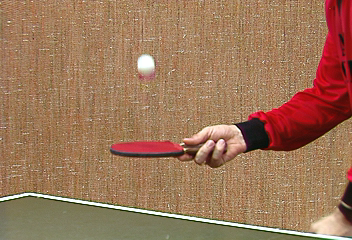
%> input picture TennisSet1/stennis.0.ppm, 352 x 240 px
$ octave firstImage.m   (GNU Octave 9; MATLAB toolbox functions it lacks are replaced by stand-ins)
%> lines starting %> are read from the running program, lines starting %| are printed output that depends on the picture
% tic toc
im0 = imread('TennisSet1/stennis.0.ppm');
%> im0 is the input picture: size 240x352x3 uint8; mean R, G, B 157.1, 117.7, 88.8

% Converts the coloured RGB image to a grayscale image using the function
% 0.2989R + 0.5870G + 0.1140B
i0 = rgb2gray(im0);
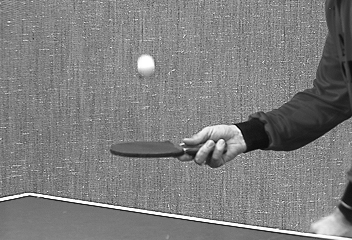
%> i0: size 240x352 uint8; min 0, max 255, mean 126.2

% Converts the image to a matrix of doubles and stores it to the mat0 variable
mat0 = im2double(i0);

 % Applies a median filter to reduce the noise
noiseI0 = medfilt2(i0);
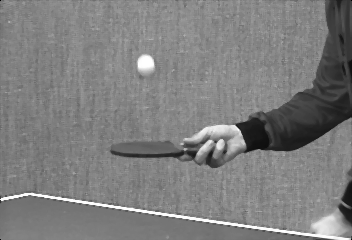
%> noiseI0: size 240x352 uint8; min 0, max 255, mean 126.1

% % SOLUTION 1
% % Convert the grayscale image to a binary image using Sobel
% sobelI0 = edge(noiseI0,'sobel');
% imshow(sobelI0);

% % SOLUTION 2
% Convert to binary image using the approxycanny method and dual threshold
% (best results with lower and upper threshold values = [0.06 0.2])
b = edge(noiseI0,'approxcanny', [0.06 0.2]);
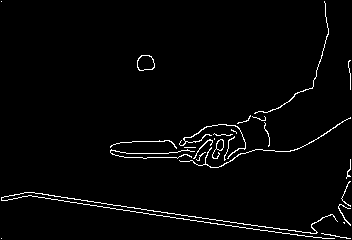
%> b: size 240x352 logical; 2.4% white in thin lines or dots
imshow(b);

% [48 lines of commented-out code are left out]

$ run again, with TennisSet1/stennis.10.ppm copied over TennisSet1/stennis.0.ppm
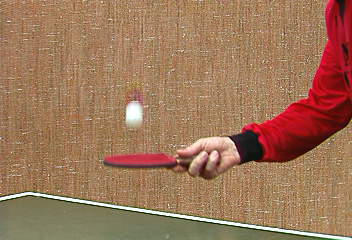
%> input picture TennisSet1/stennis.10.ppm, 352 x 240 px
%> im0 is the input picture: size 240x352x3 uint8; mean R, G, B 157.4, 117.6, 88.7
%> `noiseI0 = medfilt2(i0);`:
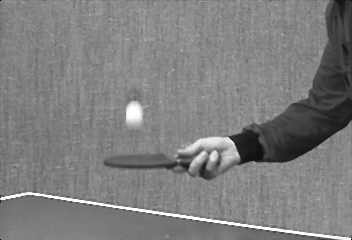
%> noiseI0: size 240x352 uint8; min 0, max 255, mean 126.1
%> `b = edge(noiseI0,'approxcanny', [0.06 0.2]);`:
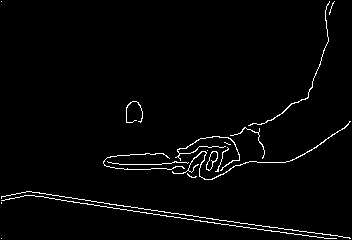
%> b: size 240x352 logical; 2.3% white in thin lines or dots
